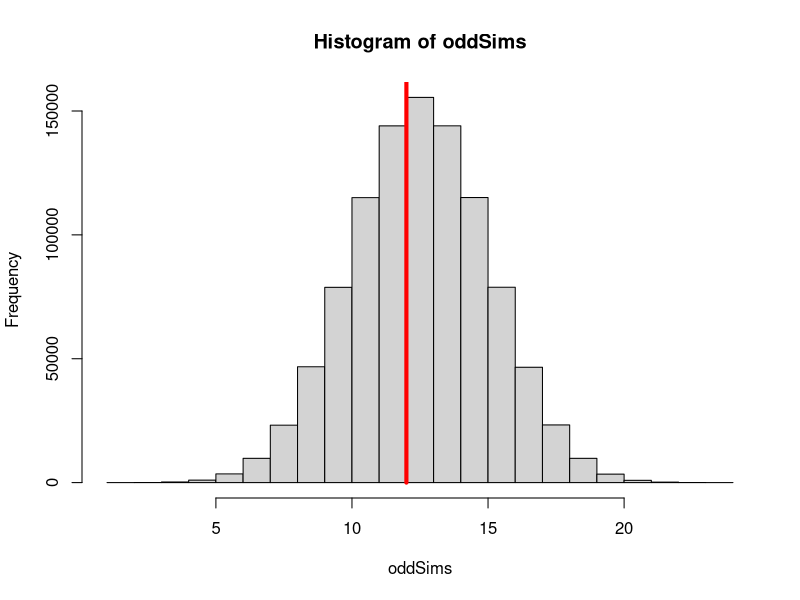
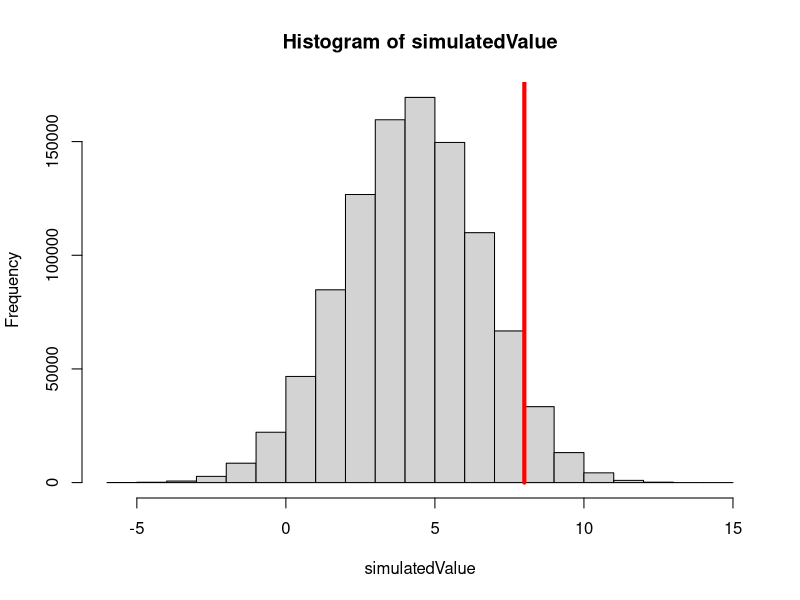
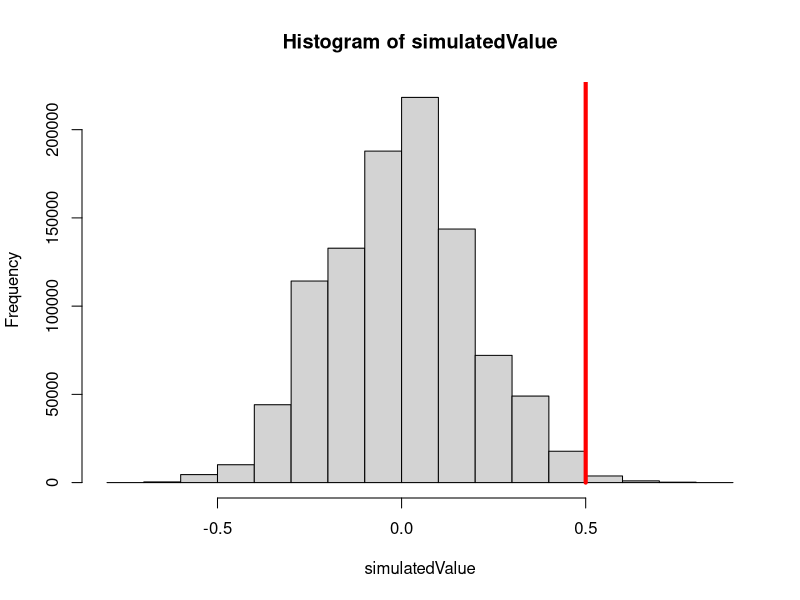
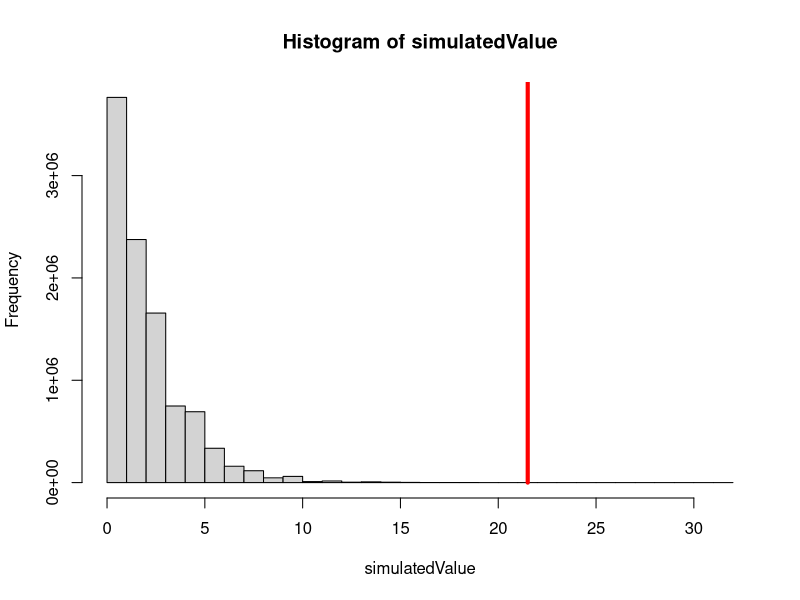

Generate these figures, in order, with R:
# enter the data:
odd = 12
even = 14

estimatedOddBirthdayPercentage = odd/(even+odd)
#simulation:
oddSims = rbinom(10^6,size = 26, prob = .5)
hist(oddSims)
lines(c(odd,odd), c(0,10^9), lwd = 4, col = "red")
# this is the probability of observing 20 (or greater) under the null model.  This is not the probability that our model is wrong.  given that .004 is so small, I would reject the null model.




observedValue = 8
X = rbinom(10^6, 16, prob = 17/25)
Y = rbinom(10^6, 9, prob = 17/25)
simulatedValue = X - Y
hist(simulatedValue)
lines(c(observedValue,observedValue), c(0,10^9), lwd = 4, col = "red")
mean(simulatedValue > observedValue)


observedValue = 8/16 - 0/9
X = rbinom(10^6, 16, prob = 17/25)
Y = rbinom(10^6, 9, prob = 17/25)
simulatedValue = X/16 - Y/9
hist(simulatedValue)
lines(c(observedValue,observedValue), c(0,10^9), lwd = 4, col = "red")
mean(simulatedValue > observedValue)

# chi^2

observedValue = (8 - 16*17/25)^2 / (16*17/25) + 
  (8 - 16*8/25)^2 / (16*8/25) + 
  (0 - 9*17/25)^2 / (9*17/25) + 
  (9 - 9*8/25)^2 / (9*8/25)

X = rbinom(10^7, 16, prob = 17/25)
Y = rbinom(10^7, 9, prob = 17/25)
simulatedValue = (X - 16*17/25)^2 / (16*17/25) + 
  ((16-X) - 16*8/25)^2 / (16*8/25) + 
  (Y - 9*17/25)^2 / (9*17/25) + 
  ((9-Y) - 9*8/25)^2 / (9*8/25)
hist(simulatedValue)
lines(c(observedValue,observedValue), c(0,10^9), lwd = 4, col = "red")
sum(simulatedValue > observedValue)



